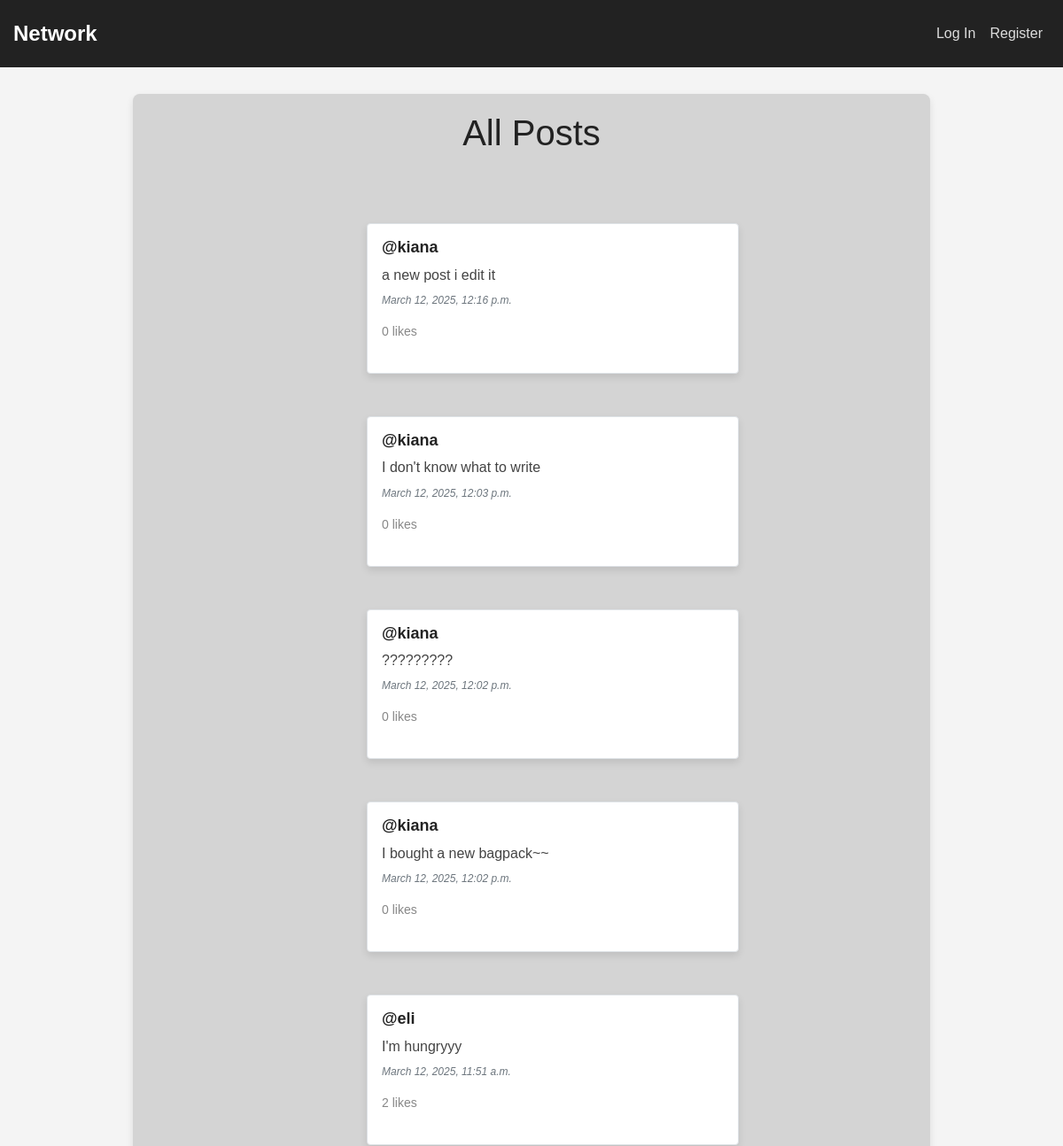
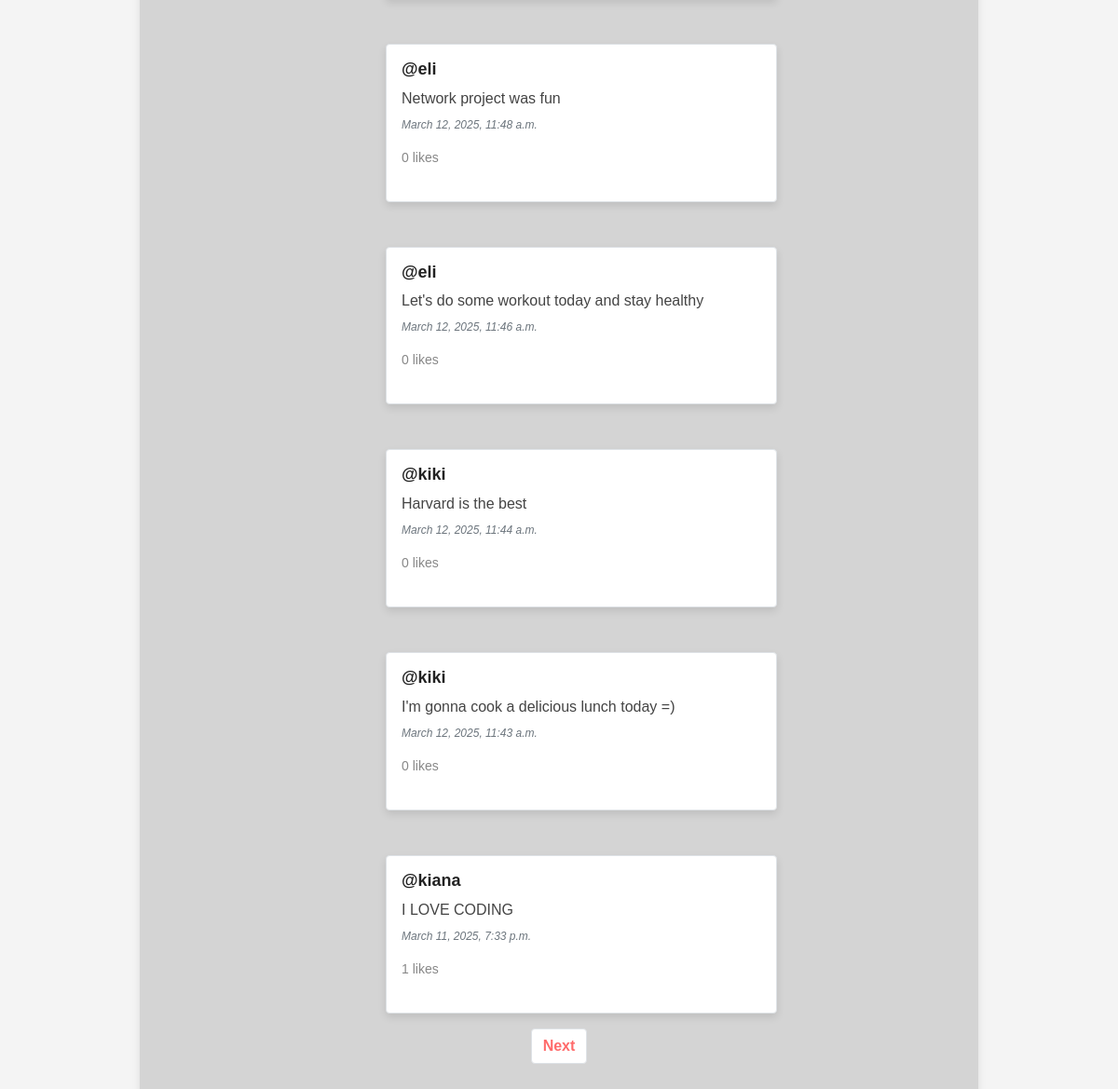
The page / on the database its author committed (2 pictures, top to bottom).
### network/models.py (models this page shows, shortened)
class Post(models.Model):
    content = models.CharField(max_length=140)
    user = models.ForeignKey(User, on_delete=models.CASCADE, related_name="author")
    date = models.DateTimeField(auto_now_add=True)

class User(AbstractUser):
    pass

### network/views.py (the view)
# urls.py: path("", views.index, name="index"),
def index(request):
    allPosts = Post.objects.all().order_by("id").reverse()
    paginator = Paginator(allPosts, 10)
    page_number = request.GET.get('page')
    page_obj = paginator.get_page(page_number)
    return render(request, "network/index.html", {
        "allPosts": allPosts,
        "page_obj": page_obj
    })

### network/templates/network/index.html (shortened to what this page needs)
{% extends "network/layout.html" %}
{% block body %}
    <h1>All Posts</h1>
    <div class="allPosts d-flex flex-column align-items-center">
        {% for post in page_obj %}
           <div class="post ml-5 mt-5 pl-3 pt-3 border w-50 rounded">
                <h5 class="username"><a href="{% url 'profile' user_id=post.user.id %}">@{{ post.user }}</a></h5>
                <h6 class="content" id="content_{{ post.id }}">{{ post.content }}</h6>
                <p class="date text-muted small font-italic">{{ post.date }}</p>
                <div class="d-flex justify-content-between align-items-center">
                    <p id="like-count-{{ post.id }}" class="likeCount">
                        {{ post.users_liked.count }} likes
                    </p>
                </div>
           </div>
        {% endfor %}
    </div>
    <nav aria-label="Page navigation example">
        <ul class="pagination d-flex justify-content-center mt-3">
            {% if page_obj.has_next %}
               <li class="page-item"><a class="page-link" href="?page={{page_obj.next_page_number }}">Next</a></li>
            {% endif %}
        </ul>
      </nav>
{% endblock %}

### network/templates/network/layout.html (shortened to what this page needs)
{% load static %}
<!DOCTYPE html>
<html lang="en">
    <head>
        <link rel="stylesheet" href="https://stackpath.bootstrapcdn.com/bootstrap/4.4.1/css/bootstrap.min.css">
        <link href="{% static 'network/styles.css' %}" rel="stylesheet" type="text/css">
    </head>
    <body>
        <nav class="navbar navbar-expand-lg">
            <a class="navbar-brand" href="{% url 'index' %}">Network</a>
            <div class="collapse navbar-collapse">
                <ul class="navbar-nav ml-auto">
                    {% if user.is_authenticated %}
                        <li class="nav-item {% if request.path == '/profile/' %}active{% endif %}">
                            <a class="nav-link" href="{% url 'profile' user_id=user.id %}"><strong>{{ user.username }}</strong></a>
                        </li>
                        <li class="nav-item {% if request.path == '/' %}active{% endif %}">
                            <a class="nav-link" href="{% url 'index' %}">All Posts</a>
                        </li>
                        <li class="nav-item {% if request.path == '/newPost/' %}active{% endif %}">
                            <a class="nav-link" href="{% url 'newPost' %}">New Post</a>
                        </li>
                        <li class="nav-item {% if request.path == '/following/' %}active{% endif %}">
                            <a class="nav-link" href="{% url 'following' %}">Following</a>
                        </li>
                        <li class="nav-item {% if request.path == '/logout/' %}active{% endif %}">
                            <a class="nav-link" href="{% url 'logout' %}">Log Out</a>
                        </li>
                    {% else %}
                        <li class="nav-item {% if request.path == '/login/' %}active{% endif %}">
                            <a class="nav-link" href="{% url 'login' %}">Log In</a>
                        </li>
                        <li class="nav-item {% if request.path == '/register/' %}active{% endif %}">
                            <a class="nav-link" href="{% url 'register' %}">Register</a>
                        </li>
                    {% endif %}
                </ul>
            </div>
        </nav>
        <div class="content-body">
            {% block body %}
            {% endblock %}
        </div>
    </body>
</html>

### network/static/network/styles.css (style rules this page uses)
body { background-color: #f4f4f4; font-family: Arial, sans-serif; margin: 0; padding: 0; }
.navbar { background-color: #222; padding: 15px; }
.navbar-brand { color: #fff !important; font-weight: bold; font-size: 24px; }
.navbar-nav .nav-item .nav-link { color: #ddd; transition: color 0.3s; }
.content-body { max-width: 900px; margin: 30px auto; background: rgb(212, 212, 212); padding: 20px; border-radius: 8px; box-shadow: 0 4px 8px rgba(0, 0, 0, 0.1); }
h1 { text-align: center; margin-bottom: 30px; color: #222; }
.allPosts { display: flex; flex-direction: column; align-items: center; padding: 0 10px; }
.post { width: 50%; margin-left: 5%; margin-top: 20px; padding: 20px; background-color: white; border-radius: 8px; box-shadow: 0 4px 8px rgba(0, 0, 0, 0.1); border: 1px solid #ddd; }
.username { font-size: 18px; font-weight: bold; color: #333; }
.username a { text-decoration: none; color: #222; }
.content { font-size: 16px; color: #444; margin-top: 10px; }
.date { font-size: 12px; color: #888; font-style: italic; margin-top: 10px; }
.pagination { display: flex; justify-content: center; margin-top: 30px; }
.page-item { margin: 0 5px; }
.page-link { color: #ff6b6b; font-weight: bold; }
.likeCount { font-size: 14px; color: #888; margin-right: 15px; }

### rows shown on the page
Post: user "kiana", content "a new post i edit it", date "March 12, 2025, 12:16 p.m.", users_liked.count "0"
Post: user "kiana", content "I don't know what to write", date "March 12, 2025, 12:03 p.m.", users_liked.count "0"
Post: user "kiana", content "?????????", date "March 12, 2025, 12:02 p.m.", users_liked.count "0"
Post: user "kiana", content "I bought a new bagpack~~", date "March 12, 2025, 12:02 p.m.", users_liked.count "0"
Post: user "eli", content "I'm hungryyy", date "March 12, 2025, 11:51 a.m.", users_liked.count "2"
Post: user "eli", content "Network project was fun", date "March 12, 2025, 11:48 a.m.", users_liked.count "0"
Post: user "eli", content "Let's do some workout today and stay healthy", date "March 12, 2025, 11:46 a.m.", users_liked.count "0"
Post: user "kiki", content "Harvard is the best", date "March 12, 2025, 11:44 a.m.", users_liked.count "0"
Post: user "kiki", content "I'm gonna cook a delicious lunch today =)", date "March 12, 2025, 11:43 a.m.", users_liked.count "0"
Post: user "kiana", content "I LOVE CODING", date "March 11, 2025, 7:33 p.m.", users_liked.count "1"
